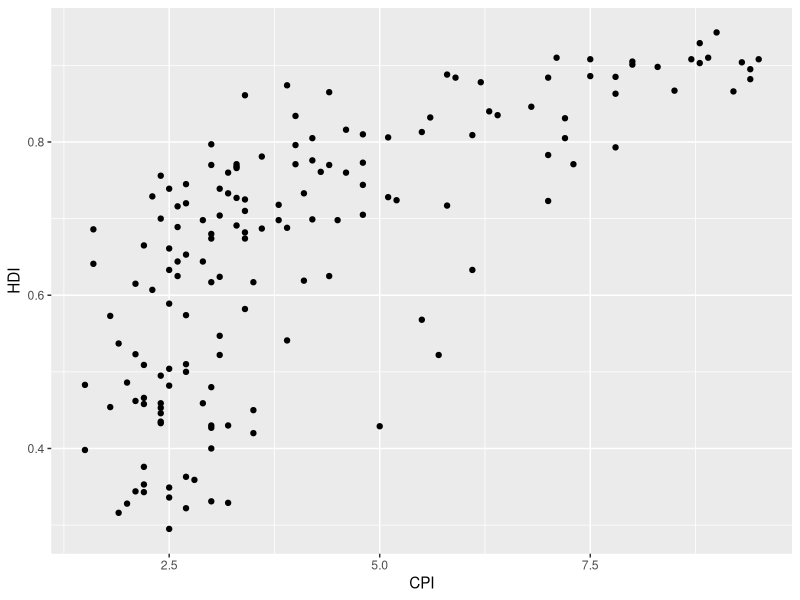
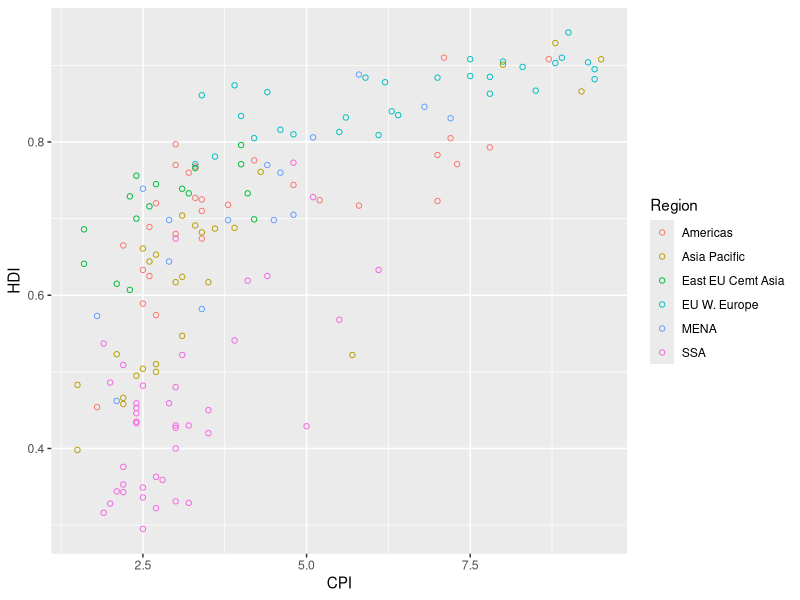
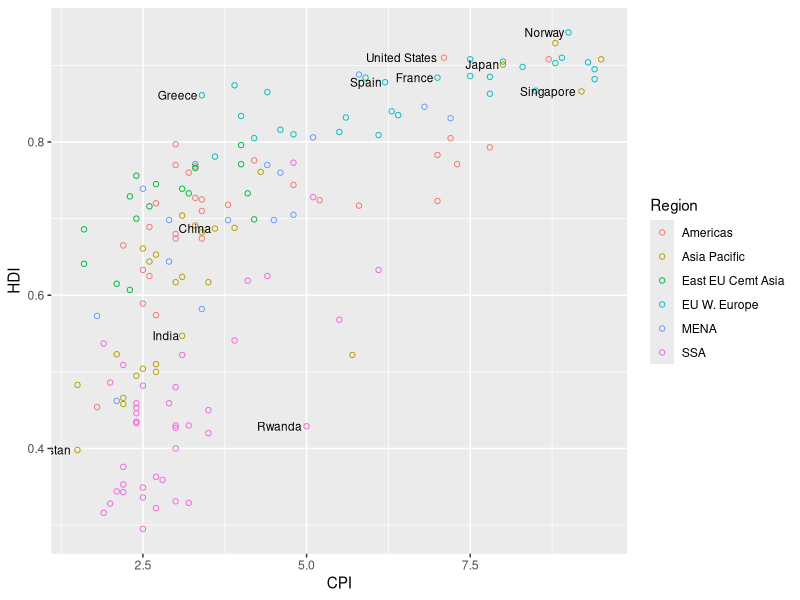
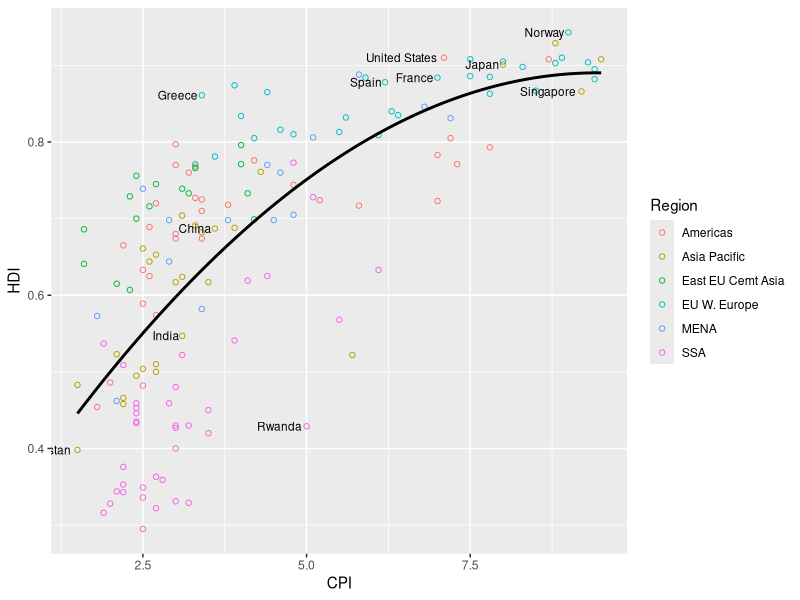
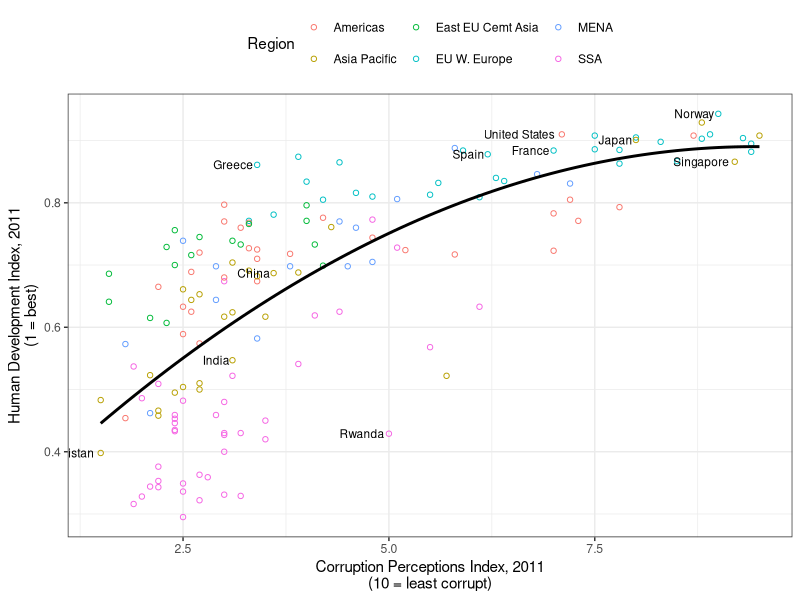

Write R code to recreate these figures, in order.
library(ggplot2)

dat <- read.csv("EconomistData.csv")

head(dat)

ggplot(dat, aes(x = CPI, y = HDI)) + geom_point()


plot1 <- ggplot(dat, aes(x = CPI, y = HDI, color = Region)) 
plot1 <- plot1 + geom_point(shape = 1) 
plot1

labels <- c("Congo", "Sudan", "Afghanistan", "Greece", "China",
            "India", "Rwanda", "Spain", "France", 
            "United States", "Japan", "Norway", "Singapore")

plot2 <- plot1 +
  geom_text(aes(label = Country),
  color = "black", size = 3, hjust = 1.1,
  data = dat[dat$Country %in% labels, ])
plot2

plot3 <- plot2 +
  geom_smooth(aes(group = 1),
  method = "lm",
  color = "black",
  formula = y~ poly(x, 2),
  se = FALSE)
plot3

plot4 <- plot3 + theme_bw() +
  scale_x_continuous("Corruption Perceptions Index, 2011\n(10 = least corrupt)") +
  scale_y_continuous("Human Development Index, 2011\n(1 = best)") +
  theme(legend.position = "top", legend.direction = "horizontal")
plot4

